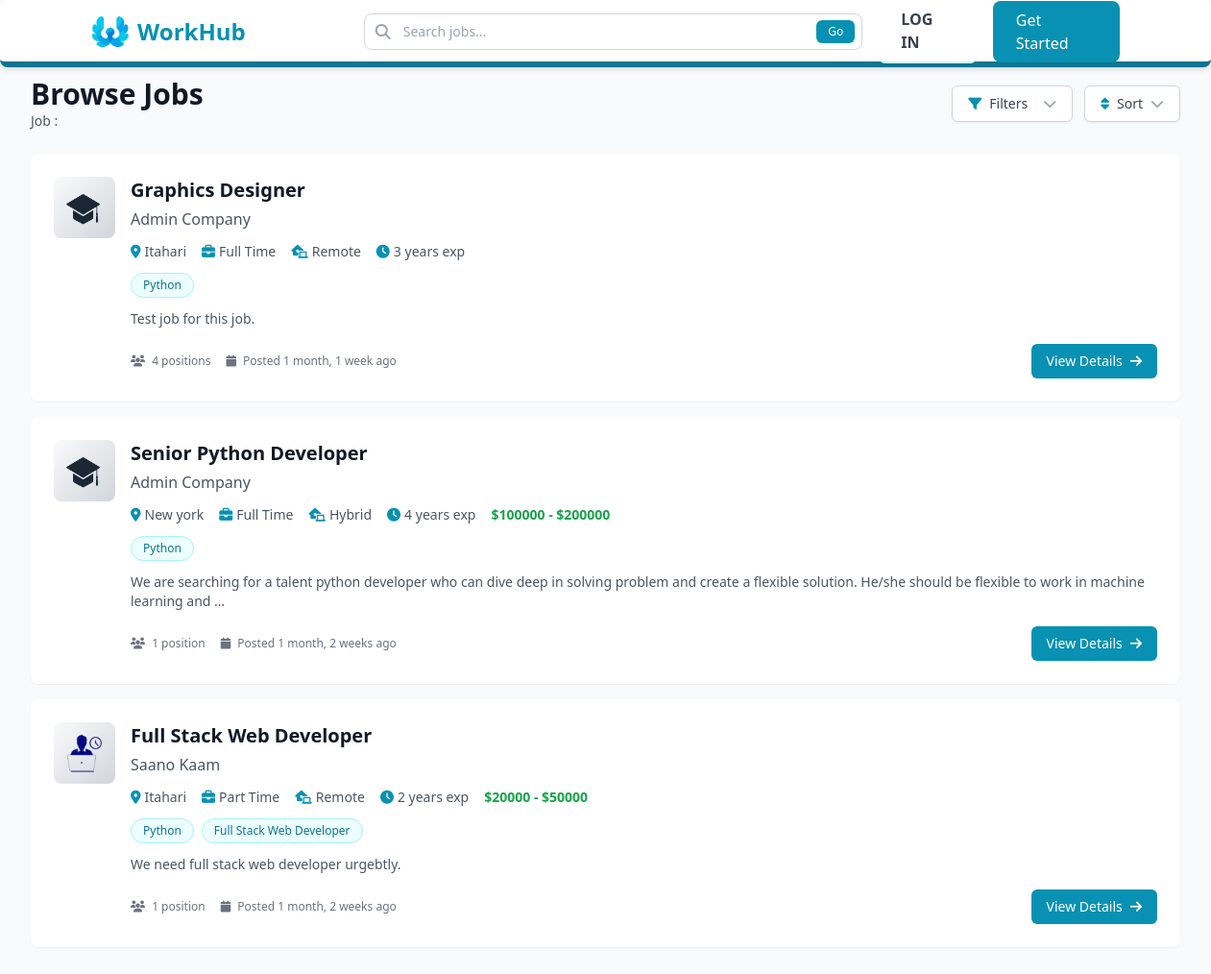
Screenshot of /jobs/ with the database file from the repository.
### jobs/models.py (models this page shows, shortened)
class Job(models.Model):
    class EMPLOYMENT_TYPE_CHOICES (models.TextChoices):
        FullTime = "Full Time", "Full Time"
        PartTime = "Part Time", "Part Time"
        Contract = "Contract", "Contract"
        Intern = "Internship", "Internship"
    class WORK_MODE_CHOICES (models.TextChoices):
        OnSite = "On-site", "On-site"
        Remote = "Remote", "Remote"
        Hybrid = "Hybrid", "Hybrid"
    title = models.CharField(max_length=150)
    description = models.TextField()
    company = models.ForeignKey(Company, on_delete=models.CASCADE, related_name="jobs")
    location = models.CharField(max_length=150)
    recruiter = models.ForeignKey(User, on_delete=models.CASCADE, related_name="jobs_recruited")
    employment_type = models.CharField(max_length=20, choices=EMPLOYMENT_TYPE_CHOICES, default=EMPLOYMENT_TYPE_CHOICES.FullTime )
    work_mode = models.CharField( max_length=20, choices=WORK_MODE_CHOICES , default=WORK_MODE_CHOICES.OnSite )
    min_experience = models.PositiveIntegerField( help_text="Minimum experience required (in years)"  )
    vacancies = models.PositiveIntegerField( default=1 )
    salary_min = models.PositiveIntegerField( null=True, blank=True )
    salary_max = models.PositiveIntegerField( null=True, blank=True )
    skills = models.ManyToManyField( Skill,  related_name="jobs", blank=True )
    is_active = models.BooleanField(default=True)
    created_at = models.DateTimeField(auto_now_add=True)
    updated_at = models.DateTimeField(auto_now=True)

### companies/models.py (models this page shows, shortened)
class Company(models.Model):
    def generateImagePath(instance, filename):
        return f"companies/{instance.created_by.username}/{filename}"
    class OrganizationSize(models.TextChoices):
        SIZE_1_10 = "1-10", "1-10 employees"
        SIZE_11_50 = "11-50", "11-50 employees"
        SIZE_51_200 = "51-200", "51-200 employees"
        SIZE_201_500 = "201-500", "201-500 employees"
        SIZE_501_1000 = "501-1000", "501-1000 employees"
        SIZE_1000_PLUS = "1000+", "1000+ employees"
    class OrganizationType(models.TextChoices):
        PRIVATE = "private", "Private"
        PUBLIC = "public", "Public"
        NON_PROFIT = "non_profit", "Non-profit"
        GOVERNMENT = "government", "Government"
        EDUCATIONAL = "educational", "Educational"
        SELF_EMPLOYED = "self_employed", "Self-employed"
    name = models.CharField(max_length=255)
    description = models.TextField(blank=True)
    public_url = models.SlugField(unique=True)
    website = models.URLField(blank=True)
    industry = models.CharField(max_length=100)
    organization_size = models.CharField(max_length=20, choices=OrganizationSize.choices)
    organization_type = models.CharField(max_length=20, choices=OrganizationType.choices)
    logo = models.ImageField(upload_to=generateImagePath,default="users/default_company.png")
    tagline = models.CharField(max_length=120, blank=True)
    created_by = models.ForeignKey(User, on_delete=models.CASCADE, related_name="companies_created")
    created_at = models.DateTimeField(auto_now_add=True)

### skills/models.py (models this page shows, shortened)
class Skill(models.Model):
    name = models.CharField(max_length=50, unique=True)
    is_active = models.BooleanField(default=True)

### jobs/views.py (the view, shortened to what this page needs)
# urls.py: path("", job_list, name="jobs"),
def job_list(request):
    jobs = Job.objects.filter(is_active=True)
    search = request.GET.get('search', '').strip()
    location = request.GET.get('location', '').strip()
    if location:
        jobs = jobs.filter(location__icontains=location)
    company_detail = request.GET.get('company', '').strip()
    if company_detail:
        jobs = jobs.filter(Q(company__public_url=company_detail) | Q(company__name__icontains=company_detail))
    employment_type = request.GET.get('employment_type', '').strip()
    if employment_type:
        jobs = jobs.filter(employment_type=employment_type)
    work_mode = request.GET.get('work_mode', '').strip()
    if work_mode:
        jobs = jobs.filter(work_mode=work_mode)
    min_experience = request.GET.get('min_experience', '').strip()
    if min_experience:
        try:
            min_exp_value = int(min_experience)
            jobs = jobs.filter(min_experience__lte=min_exp_value)
        except ValueError:
            pass
    min_salary = request.GET.get('min_salary', '').strip()
    if min_salary:
        try:
            min_sal_value = int(min_salary)
            jobs = jobs.filter(Q(salary_min__gte=min_sal_value) | Q(salary_min__isnull=True))
        except ValueError:
            pass
    max_salary = request.GET.get('max_salary', '').strip()
    if max_salary:
        try:
            max_sal_value = int(max_salary)
            jobs = jobs.filter( Q(salary_max__lte=max_sal_value) | Q(salary_max__isnull=True))
        except ValueError:
            pass
    sort = request.GET.get('sort', 'newest')
    if sort == 'oldest':
        jobs = jobs.order_by('created_at')
    elif sort == 'salary_high':
        jobs = jobs.order_by('-salary_max', '-salary_min', '-created_at')
    elif sort == 'salary_low':
        jobs = jobs.order_by('salary_min', 'salary_max', '-created_at')
    else:
        jobs = jobs.order_by('-created_at')
    jobs = jobs.select_related('recruiter').prefetch_related('skills')
    application_statuses = {}
    if request.user.is_authenticated:
        user_applications = Application.objects.filter(applicant=request.user, job__in=jobs).values('job_id', 'status')
        application_statuses = {app['job_id']: app['status'] for app in user_applications}
    jobs = list(jobs)
    for job in jobs:
        job.application_status = application_statuses.get(job.id, None)
    return render(request, "pages/jobs/job_list.html", {'jobs': jobs, 'employment_type_choices': Job.EMPLOYMENT_TYPE_CHOICES, 'work_mode_choices': Job.WORK_MODE_CHOICES})

### templates/pages/jobs/job_list.html (shortened to what this page needs)
{% extends 'layouts/main.html' %}
{% block content %}
<div class="min-h-screen bg-gray-50 py-4">
  <div class="max-w-7xl mx-auto px-4 sm:px-6 lg:px-8">
    <div class="flex items-center justify-between mb-6 gap-4">
      <div class="">
        <h1 class="text-3xl font-bold text-gray-900">Browse Jobs</h1>
        <p class="text-sm text-gray-600">
          Job{{ jobs.count|pluralize }} :
        </p>
      </div>
      <div class="flex items-center gap-3">
        <div class="relative" id="filtersDropdown">
          <button type="button" onclick="toggleFiltersDropdown()"
                  class="inline-flex items-center gap-2 px-4 py-2 bg-white border border-gray-300 rounded-md shadow-sm text-sm font-medium text-gray-700 hover:bg-gray-50 focus:outline-none">
            <i class="fas fa-filter text-cyan-600"></i>
            <span>Filters</span>
            <i id="filterArrow" class="fas fa-chevron-down text-gray-400 transition-transform duration-300"></i>
          </button>
        </div>
        <div class="relative" id="sortDropdown">
          <button type="button" onclick="toggleSortDropdown()" class="inline-flex items-center gap-2 px-4 py-2 bg-white border border-gray-300 rounded-md shadow-sm text-sm font-medium text-gray-700 hover:bg-gray-50 focus:outline-none">
            <i class="fas fa-sort text-cyan-600"></i>
            <span>Sort</span>
            <i id="sortArrow" class="fas fa-chevron-down text-gray-400 transition-transform duration-300"></i>
          </button>
        </div>
      </div>
    </div>
    {% if jobs %}
    <div class="space-y-4">
      {% for job in jobs %}
      <div class="bg-white rounded-lg shadow-sm hover:shadow-md transition-shadow duration-300 overflow-hidden">
        <div class="p-6">
          <div class="flex items-start justify-between">
            <div class="flex-1">
              <div class="flex items-start gap-4">
                <a href="?company={{ job.company.public_url }}"
                  class="flex-shrink-0 w-16 h-16 bg-gradient-to-br from-gray-50 to-gray-300 rounded-lg flex items-center justify-center text-white font-bold text-xl">
                  <img src="{{ job.company.logo.url }}" alt="{{ job.company.name }}" class="w-12 h-12 object-contain rounded-full">
                </a>
                <div class="flex-1">
                  <div class="flex items-start justify-between">
                    <div class="flex-1">
                      <div class="flex items-center justify-between">
                        <div>
                          <h3 class="text-xl font-semibold text-gray-900 hover:text-cyan-600 transition duration-300">
                            <a href="{% url 'job_detail' job.id %}">{{ job.title }}</a>
                          </h3>
                          <p class="text-gray-600 mt-1">{{ job.company.name }}</p>
                        </div>
                      </div>
                    </div>
                  </div>
                  <div class="flex flex-wrap items-center gap-4 mt-3 text-sm text-gray-600">
                    <span class="flex items-center">
                      <i class="fas fa-map-marker-alt mr-1 text-cyan-600"></i>
                      {{ job.location }}
                    </span>
                    <span class="flex items-center">
                      <i class="fas fa-briefcase mr-1 text-cyan-600"></i>
                      {{ job.get_employment_type_display }}
                    </span>
                    <span class="flex items-center">
                      <i class="fas fa-laptop-house mr-1 text-cyan-600"></i>
                      {{ job.get_work_mode_display }}
                    </span>
                    <span class="flex items-center">
                      <i class="fas fa-clock mr-1 text-cyan-600"></i>
                      {{ job.min_experience }} year{{ job.min_experience|pluralize }} exp
                    </span>
                    {% if job.salary_min and job.salary_max %}
                    <span class="flex items-center font-semibold text-green-600">
                      ${{ job.salary_min|floatformat:0 }} - ${{ job.salary_max|floatformat:0 }}
                    </span>
                    {% endif %}
                  </div>
                  {% if job.skills.all %}
                  <div class="flex flex-wrap gap-2 mt-3">
                    {% for skill in job.skills.all|slice:":5" %}
                    <span class="px-3 py-1 bg-cyan-50 text-cyan-700 text-xs font-medium rounded-full border border-cyan-200">
                      {{ skill.name }}
                    </span>
                    {% endfor %}
                  </div>
                  {% endif %}
                  <p class="mt-3 text-sm text-gray-600 line-clamp-2">
                    {{ job.description|truncatewords:30 }}
                  </p>
                  <div class="flex items-center justify-between mt-4">
                    <div class="flex items-center gap-4 text-xs text-gray-500">
                      <span>
                        <i class="fas fa-users mr-1"></i>
                        {{ job.vacancies }} position{{ job.vacancies|pluralize }}
                      </span>
                      <span>
                        <i class="fas fa-calendar mr-1"></i>
                        Posted {{ job.created_at|timesince }} ago
                      </span>
                    </div>
                    <a href="{% url 'job_detail' job.id %}" class="inline-flex items-center px-4 py-2 bg-cyan-600 text-white text-sm font-medium rounded-md hover:bg-cyan-700 transition duration-300">
                      View Details
                      <i class="fas fa-arrow-right ml-2"></i>
                    </a>
                  </div>
                </div>
              </div>
            </div>
          </div>
        </div>
      </div>
      {% endfor %}
    </div>
    {% endif %}
  </div>
</div>
{% endblock %}

### rows the page displays
Job: company.logo (picture), title "Graphics Designer", company.name "Admin Company", location "Itahari", employment_type "Full Time", work_mode "Remote", min_experience "3", description "Test job for this job.", vacancies "4", created_at "1 month, 1 week"
Skill: name "Python"
Job: company.logo (picture), title "Senior Python Developer", company.name "Admin Company", location "New york", employment_type "Full Time", work_mode "Hybrid", min_experience "4", salary_min "100000", salary_max "200000", description "We are searching for a talent python developer who can dive deep in solving problem and create a flexible solution. He/she should be flexible to work in machine learning and …", vacancies "1", created_at "1 month, 2 weeks"
Job: company.logo (picture), title "Full Stack Web Developer", company.name "Saano Kaam", location "Itahari", employment_type "Part Time", work_mode "Remote", min_experience "2", salary_min "20000", salary_max "50000", description "We need full stack web developer urgebtly.", vacancies "1", created_at "1 month, 2 weeks"
Skill: name "Full Stack Web Developer"
